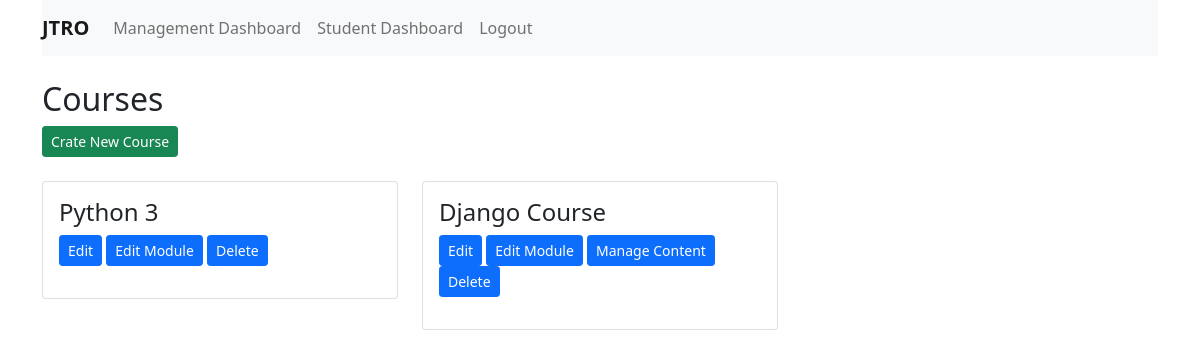
The page /course/mine/ (signed in) on the database its author committed.
### courses/models.py (models this page shows, shortened)
class Course(models.Model):
    owner = models.ForeignKey(User, on_delete=models.CASCADE, related_name='course_created')
    subject = models.ForeignKey(Subject, related_name='courses', on_delete=models.CASCADE)
    title = models.CharField(max_length=200)
    slug = models.SlugField(max_length=200, unique=True)
    overview = models.TextField()
    created = models.DateTimeField(auto_now_add=True)
    students = models.ManyToManyField(User, related_name='course_joined', blank=True)
    class Meta:
        ordering = ['-created']

### courses/views.py (the view)
# urls.py: path('mine/', ManageCourseListView.as_view(), name='manage_course_list'),
class ManageCourseListView(OwnerCourseMixin, ListView):
    template_name = 'courses/manage/course/list.html'
    def get_queryset(self):
        qs = super(ManageCourseListView, self).get_queryset()
        return qs.filter(owner=self.request.user)

### courses/views.py (called while the page is built)
    def get_queryset(self):
        qs = super(OwnerMixin, self).get_queryset()
        return qs.filter(owner=self.request.user)

### courses/templates/courses/manage/course/list.html (shortened to what this page needs)
{% extends 'base.html' %}
{% block content %}
    <div>
        <h2>Courses</h2>
        <a href="{% url 'course_create' %}" class="btn btn-sm btn-success">Crate New Course</a>
    </div><br/>
    <div class="row">
        {% for course in object_list %}
            <div class="col-4">
                <div class="card">
                    <div class="card-body">
                        <h4 class="card-title">{{ course.title }}</h4>
                        <p>
                            <a href="{% url 'course_edit' course.id %}" class="btn btn-sm btn-primary">Edit</a>
                            <a href="{% url 'course_module_update' course.id %}" class="btn btn-sm btn-primary">Edit Module</a>
                            {% if course.modules.count > 0 %}
                            <a href="{% url 'module_content_list' course.modules.first.id %}" class="btn btn-sm btn-primary">Manage Content</a>
                            {% endif %}
                            <a href="{% url 'course_delete' course.id %}" class="btn btn-sm btn-primary">Delete</a>
                        </p>
                    </div>
                </div>
            </div>
        {% empty %}
            <p>You have not created any course yet.</p>
        {% endfor %}
    </div>
{% endblock %}

### rows shown on the page
Course: title "Python 3"
Course: title "Django Course", shows "Manage Content"
